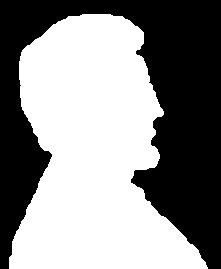
%> input picture Lecciones/Leccion20 26-06-2020/imagen6.jpg, 221 x 269 px
$ octave ejemplo2.m   (GNU Octave 9; MATLAB toolbox functions it lacks are replaced by stand-ins)
%> lines starting %> are read from the running program, lines starting %| are printed output that depends on the picture; in (x1, y1, x2, y2) boxes, pixels count from 0 and x2, y2 are one past the last pixel; in counts of white or black regions, pixels touching at a corner belong together; the program's own positions count from 1
%> further down, A is the input picture: size 269x221x3 uint8; min 0, max 255, mean 139.2
### Lecciones/Leccion20 26-06-2020/binaria.m
function Y = binaria(X)
  [m,n] = size(X);
%> m = 269; n = 663
  Y = zeros(m,n);
  for i = 1:m
    for j = 1:n
      if X(i,j) >= 0.5
        Y(i,j) = 1;
      endif
    endfor
  endfor
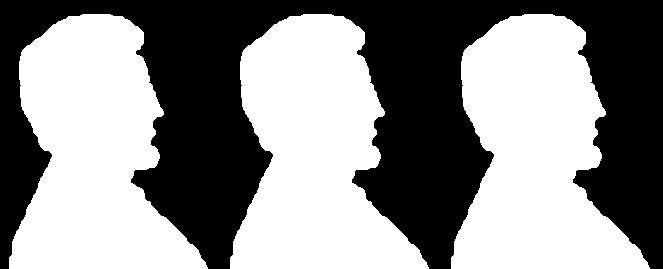
%> Y: size 269x663 double; values 0 (black) and 1 (white), 54.6% white; 1 black region, box (x1, y1, x2, y2) and area: (0, 0, 663, 269) 80982
endfunction

### Lecciones/Leccion20 26-06-2020/ejemplo2.m
clc; clear; close all;
pkg load image;

A = imread('imagen6.jpg');
A = binaria(im2double(A));
subplot(1,2,1);
imshow(A);
title('Imagen original');

% Elemento estructurado
B = [0 1 0; 1 1 1; 0 1 0];

% Borde interno: A - (A erosion B)
C = imerode(A,B);
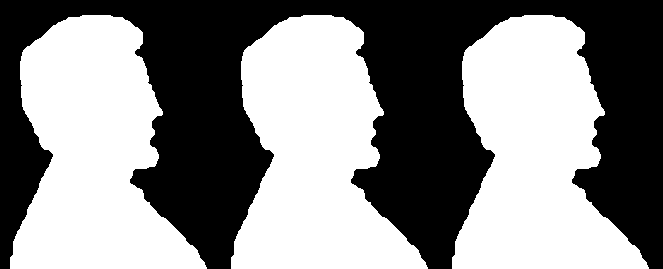
%> C: size 269x663 double; values 0 (black) and 1 (white), 53.5% white; 1 black region, box (x1, y1, x2, y2) and area: (0, 0, 663, 269) 82845
D = A&~C;
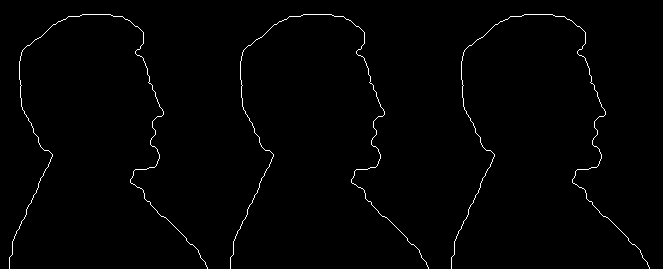
%> D: size 269x663 logical; 1% white in thin lines or dots

subplot(1,2,2);
imshow(D);
title('Borde interno');

$ run again, with Lecciones/Leccion20 26-06-2020/imagen5.jpg copied over Lecciones/Leccion20 26-06-2020/imagen6.jpg
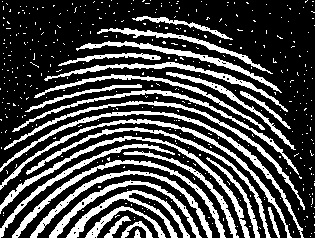
%> input picture Lecciones/Leccion20 26-06-2020/imagen5.jpg, 315 x 238 px
%> A is the input picture: size 238x315x3 uint8; min 0, max 255, mean 73.1
%> after the loop in binaria, `for i = 1:m`:
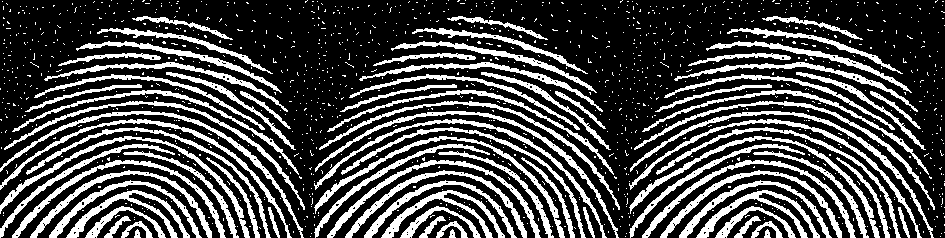
%> Y: size 238x945 double; values 0 (black) and 1 (white), 28.5% white; 1236 white regions (1155 under 20 px), largest, box (x1, y1, x2, y2) and area: (0, 111, 304, 238) 1388, (315, 111, 619, 238) 1388, (630, 111, 934, 238) 1388
%> C: size 238x945 double; values 0 (black) and 1 (white), 14.2% white in thin lines or dots
%> `D = A&~C;`:
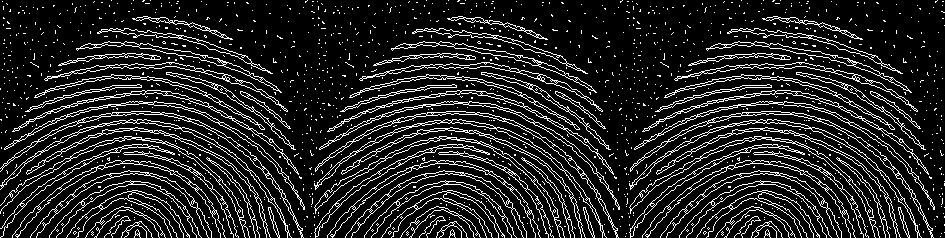
%> D: size 238x945 logical; 14.4% white in thin lines or dots

$ run again, with Lecciones/Leccion20 26-06-2020/imagen7.jpg copied over Lecciones/Leccion20 26-06-2020/imagen6.jpg
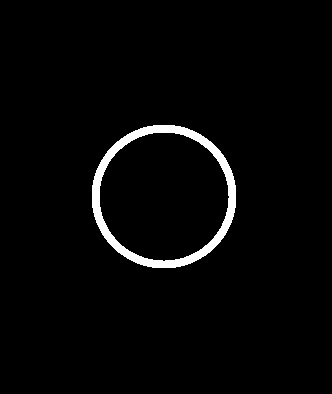
%> input picture Lecciones/Leccion20 26-06-2020/imagen7.jpg, 332 x 394 px
%> A is the input picture: size 394x332x3 uint8; min 0, max 255, mean 6.7
%> after the loop in binaria, `for i = 1:m`:
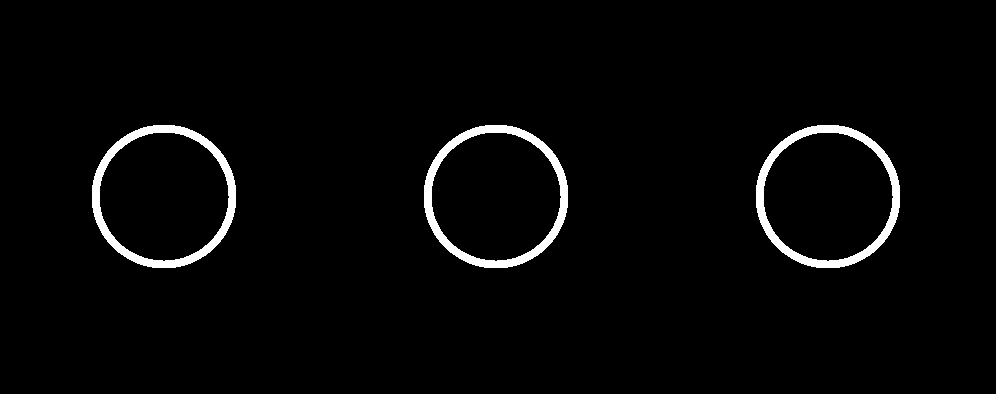
%> Y: size 394x996 double; values 0 (black) and 1 (white), 2.6% white; 3 white regions, box (x1, y1, x2, y2) and area: (92, 125, 236, 268) 3421, (424, 125, 568, 268) 3421, (756, 125, 900, 268) 3421
%> C: size 394x996 double; values 0 (black) and 1 (white), 2% white; 3 white regions, box (x1, y1, x2, y2) and area: (93, 126, 235, 267) 2649, (425, 126, 567, 267) 2649, (757, 126, 899, 267) 2649
%> `D = A&~C;`:
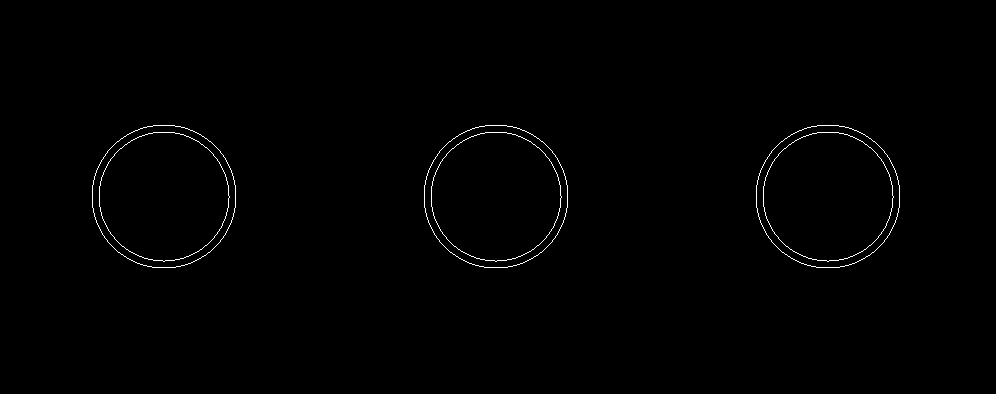
%> D: size 394x996 logical; 0.59% white in thin lines or dots, all inside (x1, y1, x2, y2) = (92, 125, 900, 268)
